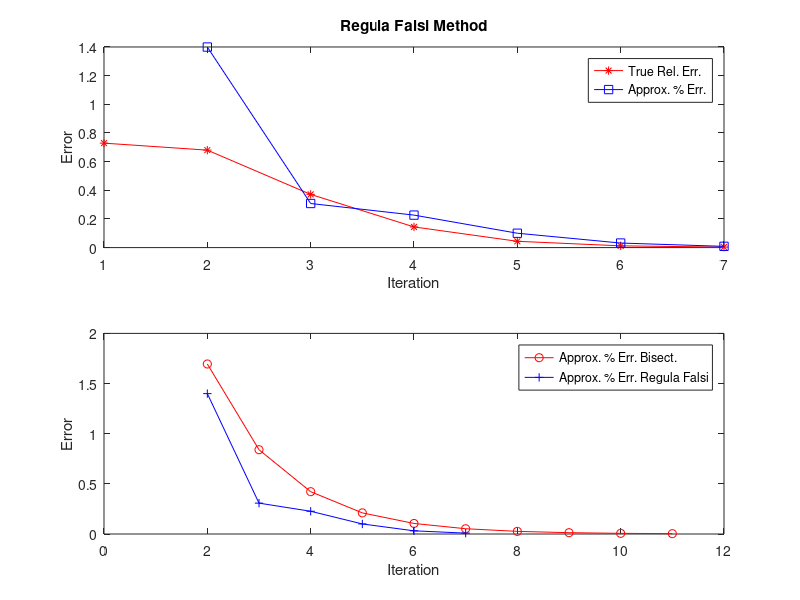

Reproduce this figure in MATLAB.
xl=14;
xu=15;
ea=1;
m=realmax;
h=14.8621;
y=@(x) sin(10*x) + cos(3*x);
d=[];
i=1;
ea=1;
while(ea>0.005)
    xold=m;
    m=(xl+xu)/2;
    error1=abs(((h-m)/(h))*100);
    ea=abs((m - xold))/abs(m)*100;
    d(i,:)=[i xl m xu error1 ea];
    if(y(xl)*y(m)<0)
        xu=m;
    elseif(y(xl)*y(m)>0)
        xl=m;
    else
        break;
    end
    i=i+1;
end
disp(d);
disp(m);
xl=14;
xu=15;
ea=1;
xr=realmax;
true_value=14.8621;
i=1;
c=[];
error2=1;
while(error2>0.005)
    xold2=xr;
    xr=xu - ((y(xu)*(xu-xl))/(y(xu) - y(xl)));
    error2=abs(((true_value-xr)/(true_value)*100));
    ea = abs((xr-xold2)/xr)*100;
    c(i,:)=[i xl xr xu error2 ea];
if(y(xl)*y(xr)<0)
    xu=xr;
elseif(y(xl)*y(xr)>0)
    xl=xr;
else
    break
end
i=i+1;
end
disp(c);
disp(xr);
subplot(2,1,1);
plot(c(:,1),c(:,5),'-*r',c(:,1),c(:,6),'-sb');
legend('True Rel. Err.','Approx. % Err.');
title('Regula Falsi Method');
xlabel('Iteration');
ylabel('Error');
subplot(2,1,2);
plot(d(:,1),d(:,6),'-or',c(:,1),c(:,6),'-+b');
legend('Approx. % Err. Bisect.','Approx. % Err. Regula Falsi');
xlabel('Iteration');
ylabel('Error');
